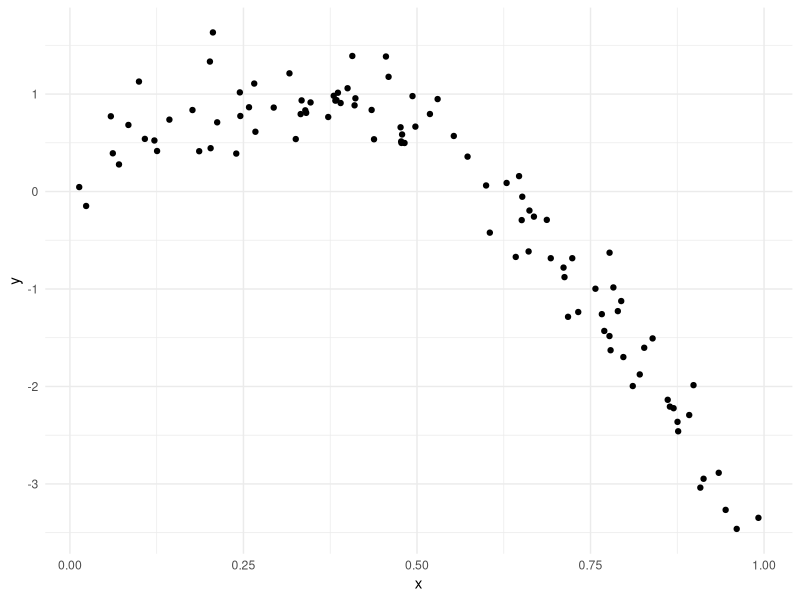
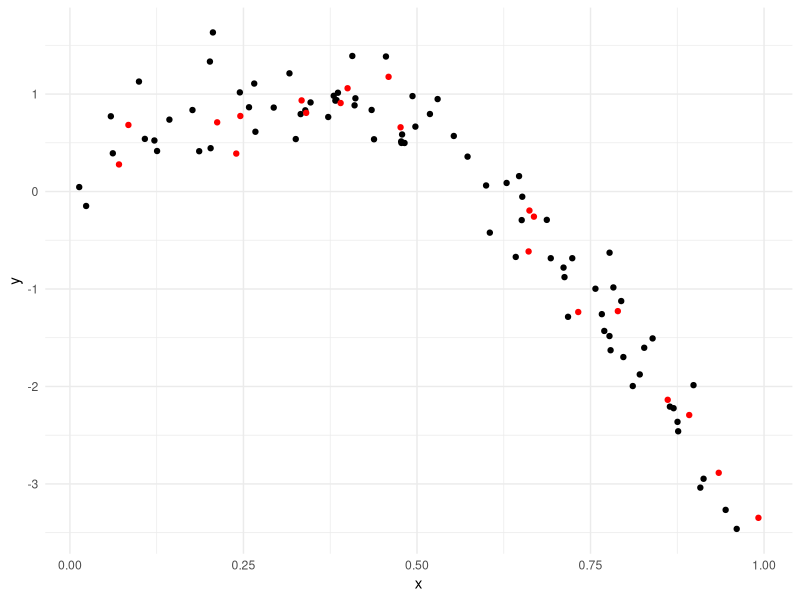
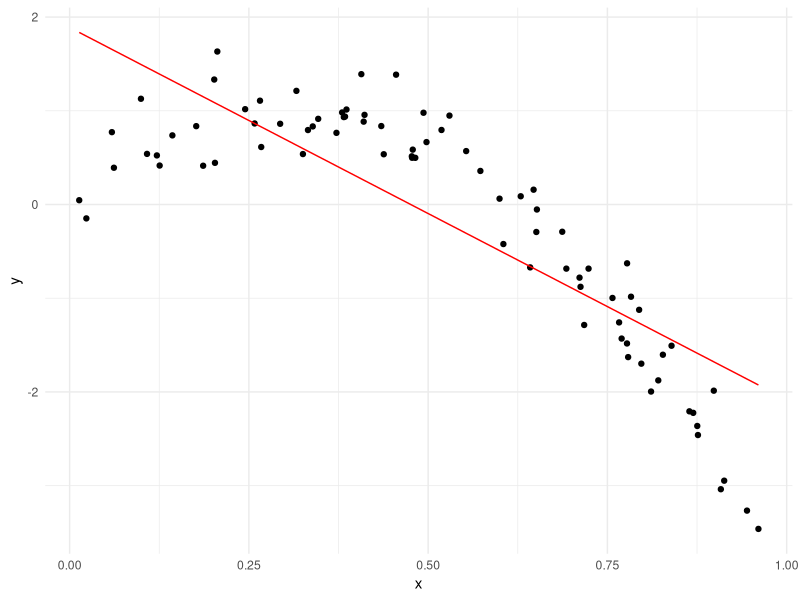
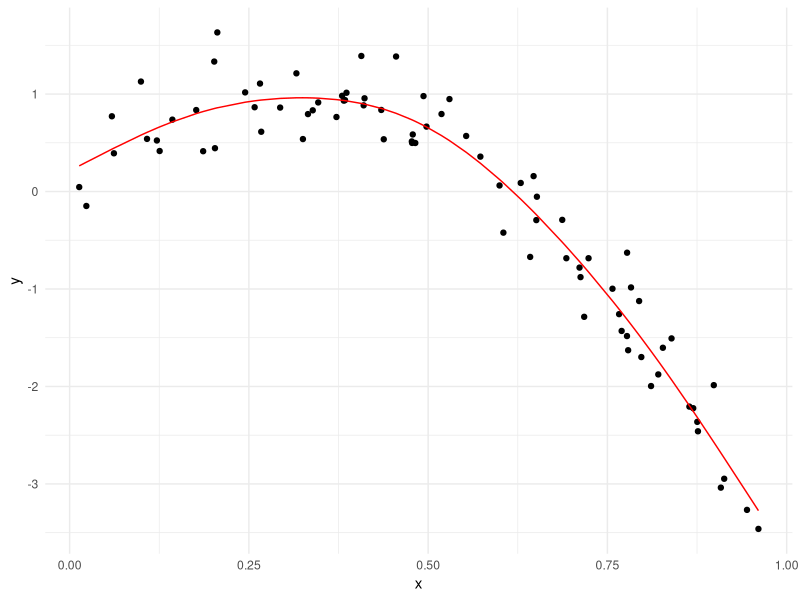
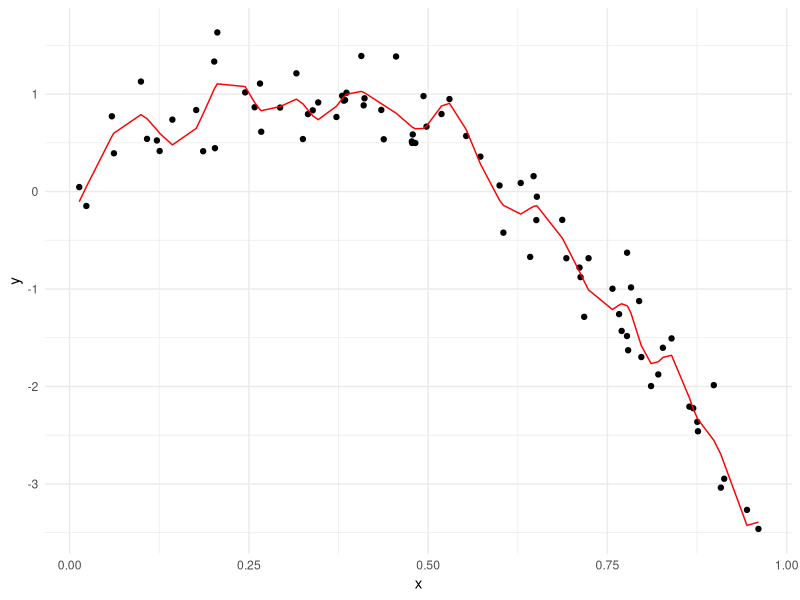

Here is the R script that generated these plots, in order:
## ---- chunk 1
library(tidyverse)
library(modelr)
library(mgcv)

knitr::opts_chunk$set(
	echo = TRUE,
	warning = FALSE,
	fig.width = 8, 
  fig.height = 6,
  out.width = "90%"
)
options(
  ggplot2.continuous.colour = "viridis",
  ggplot2.continuous.fill = "viridis"
)
scale_colour_discrete = scale_colour_viridis_d
scale_fill_discrete = scale_fill_viridis_d
theme_set(theme_minimal() + theme(legend.position = "bottom"))

set.seed(1)
## ---- chunk 2
nonlin_df = 
  tibble(
    id = 1:100,
    x = runif(100, 0, 1),
    y = 1 - 10 * (x - .3) ^ 2 + rnorm(100, 0, .3)
  )

nonlin_df %>% 
  ggplot(aes(x = x, y = y)) + 
  geom_point()
## ---- chunk 3
train_df = sample_frac(nonlin_df, size = .8)
test_df = anti_join(nonlin_df, train_df, by = "id")

ggplot(train_df, aes(x = x, y = y)) + 
  geom_point() + 
  geom_point(data = test_df, color = "red")
## ---- chunk 4
linear_mod = lm(y ~ x, data = train_df)
smooth_mod = mgcv::gam(y ~ s(x), data = train_df)
wiggly_mod = mgcv::gam(y ~ s(x, k = 30), sp = 10e-6, data = train_df)
## ---- chunk 5
##Fitting models based on training datasets
train_df %>% 
  add_predictions(linear_mod) %>% 
  ggplot(aes(x = x, y = y)) + 
  geom_point() + 
  geom_line(aes(y = pred), color = "red")
##Not a good fit; worst

train_df %>% 
  add_predictions(smooth_mod) %>% 
  ggplot(aes(x = x, y = y)) + 
  geom_point() + 
  geom_line(aes(y = pred), color = "red")
##This is a great fit; best

train_df %>% 
  add_predictions(wiggly_mod) %>% 
  ggplot(aes(x = x, y = y)) + 
  geom_point() + 
  geom_line(aes(y = pred), color = "red")
##Better than linear regression, which missed curves, but this is doing too much; great for this dataset, but wouldn't be for some dataset you haven't seen before; second best
## ---- chunk 6
##Using the models made with the training datasets to predict the testing datasets; Smaller numbers are better than larger, but it is more relative than absolute
rmse(linear_mod, test_df)
rmse(smooth_mod, test_df)
rmse(wiggly_mod, test_df)
##Tells us how well at predicting the model is; always pick the model that predicts the testing dataset better, not modeling the training dataset
## ---- chunk 7
##Take in dataframe, want 20% in test df and 80% in training df, and run this 100 training-testing pairs and save them into df
cv_df = 
  crossv_mc(nonlin_df, 100) 
## ---- chunk 8
##Pull out training first training/testing split. Can pull the lists out individually and manipulate them
cv_df %>% pull(train) %>% .[[1]] %>% as_tibble
## ---- chunk 9
##Not a fundamental change; went from storing rows to storing the dataframes to allow us to fit models
cv_df =
  cv_df %>% 
  mutate(
    train = map(train, as_tibble),
    test = map(test, as_tibble))
## ---- chunk 10
cv_df %>% 
  mutate(
    linear_mod = map(train, ~lm(y ~ x, data = .x)),
    smooth_mod = map(.x = train, ~gam(y ~s(x), data = .x)),
    wiggly_mod  = map(train, ~gam(y ~ s(x, k = 30), sp = 10e-6, data = .x)),
    rmse_lin = map2_dbl(linear_mod, test, ~rmse(model = .x, data = .y)),
    rmse_smooth = map2_dbl(smooth_mod, test, ~rmse(model = .x, data = .y)),
    rmse_wiggly = map2_dbl(wiggly_mod, test, ~rmse(model = .x, data = .y)))      
